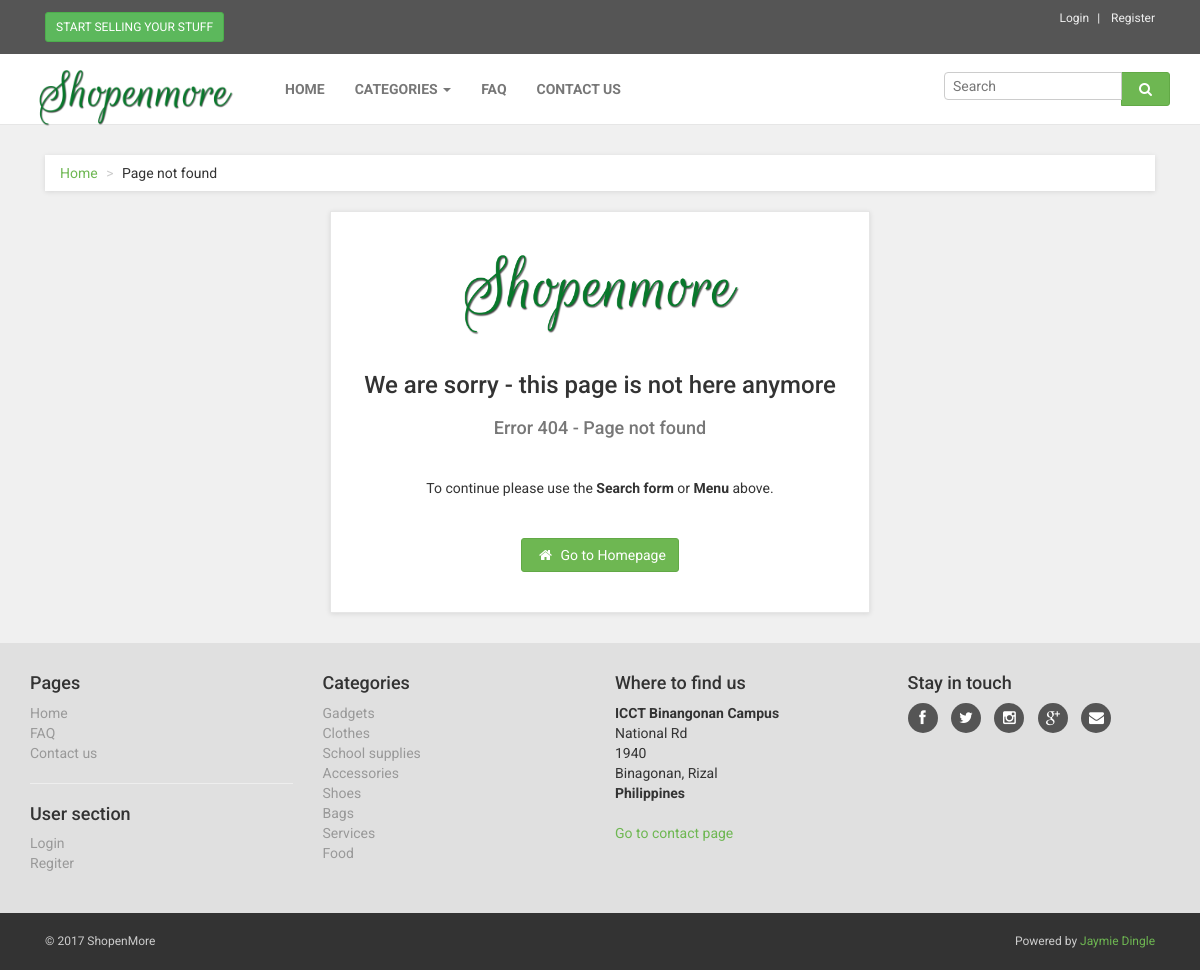
/404.php, run on an earlier commit of the app's database.
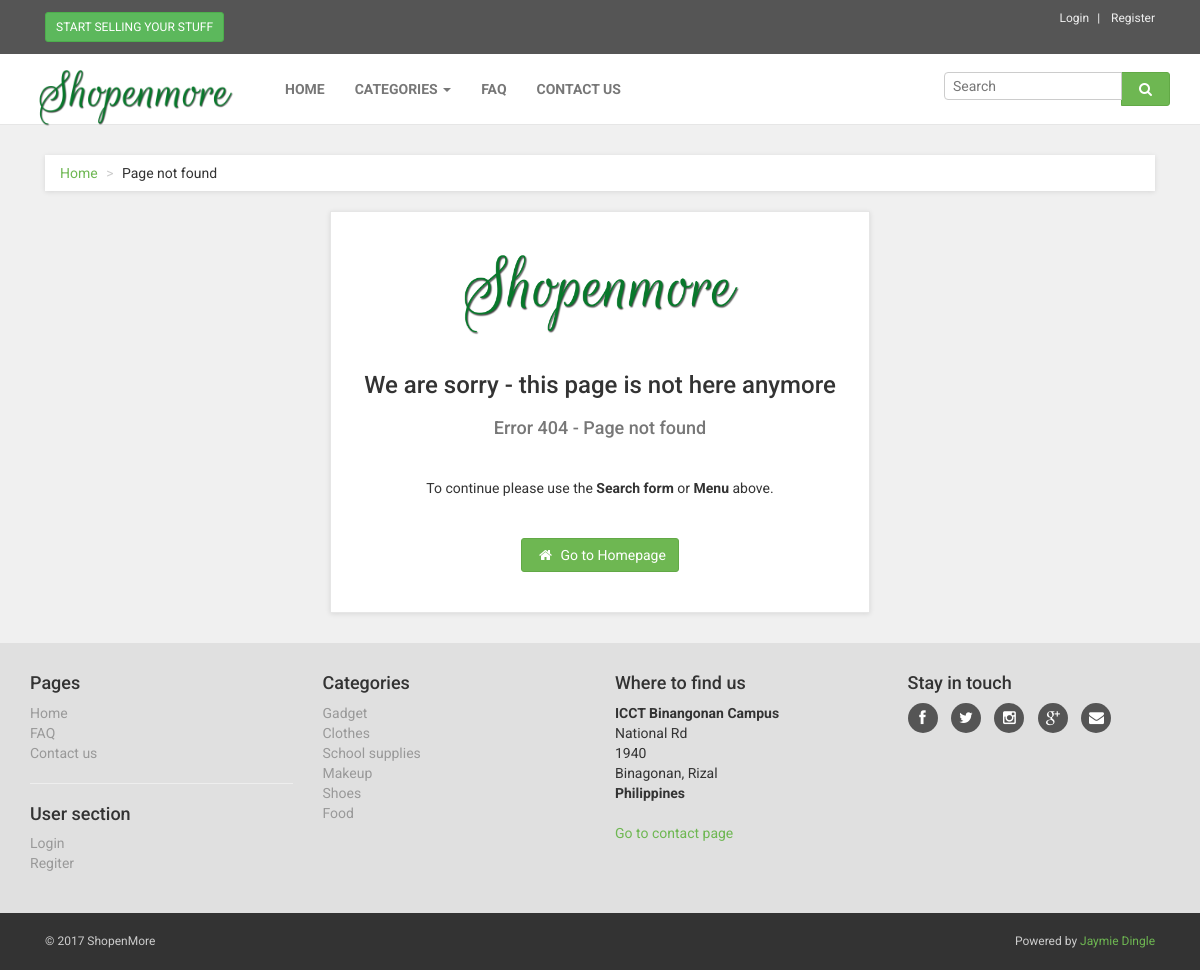
And on a later commit of the database.
### tables this page shows
CREATE TABLE `tb_item_category` (
  `id` int(11) NOT NULL,
  `name` varchar(100) NOT NULL,
  `theme` text NOT NULL,
  `image_url` text NOT NULL,
  `is_active` tinyint(1) NOT NULL DEFAULT '1'
);

### libs/meekrodb.2.3.class.php (called while the page is built, shortened)
<?php
class DB {
  protected static $mdb = null;
  public static function getMDB() {
    $mdb = DB::$mdb;
    if ($mdb === null) {
      $mdb = DB::$mdb = new MeekroDB();
    }
    return $mdb;
  }
  public static function query() { $args = func_get_args(); return call_user_func_array(array(DB::getMDB(), 'query'), $args); }
}
class MeekroDB {
  public $encoding = 'latin1';
  public $connect_options = array(MYSQLI_OPT_CONNECT_TIMEOUT => 30);
  public $internal_mysql = null;
  public function __construct($host=null, $user=null, $password=null, $dbName=null, $port=null, $encoding=null) {
    if ($encoding === null) $encoding = DB::$encoding;
    $this->encoding = $encoding;
  }
  public function get() {
    $mysql = $this->internal_mysql;
    if (!($mysql instanceof MySQLi)) {
      $mysql = new mysqli();
      foreach ($this->connect_options as $key => $value) {
        $mysql->options($key, $value);
      }
      $mysql->set_charset($this->encoding);
      $this->internal_mysql = $mysql;
    }
    return $mysql;
  }
  protected function preparseQueryParams() {
    $args = func_get_args();
    $sql = trim(strval(array_shift($args)));
    $args_all = $args;
    if (count($args_all) == 0) return array($sql);
    $chunkyQuery = array();
    return $chunkyQuery;
  }
  protected function parseQueryParams() {
    $args = func_get_args();
    $chunkyQuery = call_user_func_array(array($this, 'preparseQueryParams'), $args);
    $query = '';
    foreach ($chunkyQuery as $chunk) {
      if (is_string($chunk)) {
        $query .= $chunk;
        continue;
      }
      $result = '';
      $query .= $result;
    }
    return $query;
  }
  protected function prependCall($function, $args, $prepend) { array_unshift($args, $prepend); return call_user_func_array($function, $args); }
  public function query() { $args = func_get_args(); return $this->prependCall(array($this, 'queryHelper'), $args, 'assoc'); }
  protected function queryHelper() {
    $args = func_get_args();
    $type = array_shift($args);
    $db = $this->get();
    $is_buffered = true;
    $row_type = 'assoc';
    $full_names = false;
    $sql = call_user_func_array(array($this, 'parseQueryParams'), $args);
    $result = $db->query($sql, $is_buffered ? MYSQLI_STORE_RESULT : MYSQLI_USE_RESULT);
    $return = array();
    while ($row = ($row_type == 'assoc' ? $result->fetch_assoc() : $result->fetch_row())) {
      $return[] = $row;
    }
    return $return;
  }
}
?>

### includes/footer.php (shortened to what the changed rows need)
        <div id="footer" data-animate="fadeInUp">
            <div class="container">
                <div class="row">
                    <div class="col-md-3 col-sm-6">
                        <ul>
                            <?php foreach($item_categories as $key=>$category){ ?>
                            <li><a href="category.php?id=<?php echo $category['id']; ?>"><?php echo $category['name']; ?></a>
                            </li>
                            <?php } ?>
                        </ul>
                    </div>
                </div>
            </div>
        </div>
    </div>
</body>
</html>

What changed in the data, as far as the page shows it:
removed tb_item_category: name "Bags"
removed tb_item_category: name "Services"
changed tb_item_category: name "Gadgets" → "Gadget"
changed tb_item_category: name "Accessories" → "Makeup"
